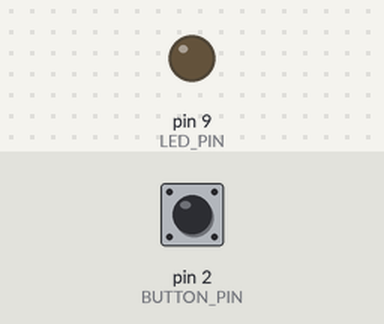
The sketch below on a simulated Arduino Uno, built with avr-gcc and run on an emulated ATmega328P. Parts: output pins drawn as LEDs (lit = HIGH). The test bench sets the inputs (shaded band); at power-on: pin 2 (BUTTON_PIN) HIGH.

Above: at 1.2 s.
1.3 s: pin 2 (BUTTON_PIN) pulled LOW for 0.15 s
At 1.37 s:
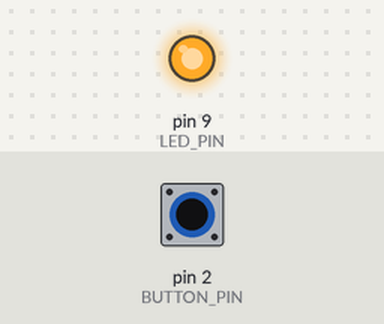
2.9 s: pin 2 (BUTTON_PIN) pulled LOW for 3.2 s
At 6.8 s:
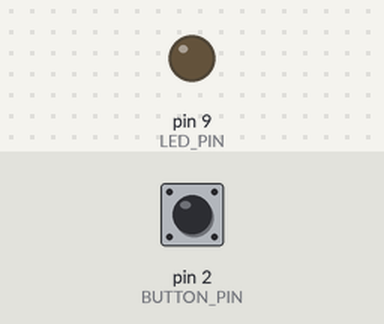
Timing chart, 0 to 8.3 s (numbered marks = the images above; inputs shaded):
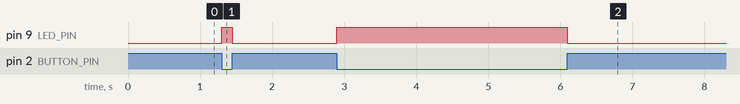

Measured:
- after the input at 1.3 s, pin 9 (LED_PIN): LOW → HIGH at once, → LOW 0.15 s later
- after the input at 2.9 s, pin 9 (LED_PIN): LOW → HIGH at once, → LOW 3.2 s later

The sketch:

03-button-light.ino
```cpp
/*
 * Project 03: Button Light
 *
 * What this does: the LED turns ON when you press the button,
 *                 and turns OFF when you let go.
 *
 * Parts needed:
 *   - 1 × LED (any color)
 *   - 1 × resistor (220 ohm — red, red, brown, gold stripes)
 *   - 1 × tact-switch button
 *   - jumper wires
 *
 * Written for children — every line is explained!
 */

#define BUTTON_PIN 2   // the button is connected to pin 2
#define LED_PIN    9   // the LED is connected to pin 9

// setup() runs once when the Arduino turns on
void setup() {
  pinMode(LED_PIN, OUTPUT);           // pin 9 sends electricity OUT to the LED

  // INPUT_PULLUP is a special mode for buttons
  // It means: when button is NOT pressed, pin reads HIGH
  //           when button IS pressed, pin reads LOW
  // (This is why we check for LOW below to detect a press)
  pinMode(BUTTON_PIN, INPUT_PULLUP);
}

// loop() runs over and over, forever
void loop() {
  // Read the button — is it being pressed right now?
  int buttonState = digitalRead(BUTTON_PIN);

  if (buttonState == LOW) {
    // LOW means the button IS pressed — turn the LED on!
    digitalWrite(LED_PIN, HIGH);  // turn LED ON
  } else {
    // HIGH means the button is NOT pressed — turn the LED off
    digitalWrite(LED_PIN, LOW);   // turn LED OFF
  }
}
```
